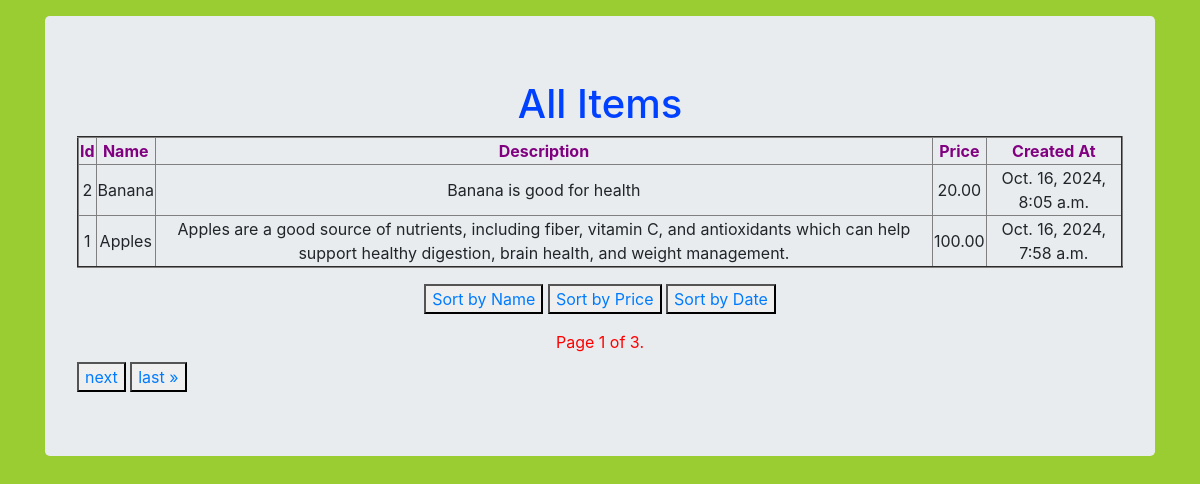
The page /?sort=price on the database its author committed.
### store/models.py (models this page shows, shortened)
class Item(models.Model):
    name = models.CharField( max_length=150)
    description = models.TextField()
    price = models.DecimalField( max_digits=10, decimal_places=2)
    created_at = models.DateTimeField(auto_now_add=True)

### store/views.py (the view)
# urls.py: path('',views.items_list,name="items_list"),
def items_list(request):
    item_list = Item.objects.all() # To display all items
    sort_by = request.GET.get('sort', 'created_at')
    item_list = item_list.order_by(sort_by)
    paginator = Paginator(item_list, 2)
    page_number = request.GET.get('page')
    items = paginator.get_page(page_number)
    return render(request, 'items_list.html', {'items': items})

### templates/items_list.html (shortened to what this page needs)
<!DOCTYPE html>
{% load static%}
<html lang="en">
<head>
    <link rel="stylesheet" href="https://cdn.jsdelivr.net/npm/bootstrap@4.5.3/dist/css/bootstrap.min.css">
    <link rel="stylesheet" href="{%static 'Css/item.css'%}">
</head>
<body>
    <div class="container">
        <div class="row">
            <div class="col-12">
                <div class="jumbotron mt-3" >
                    <h1 align = 'center' class = "main_heading">All Items</h1>
                    <table border = 2 align = 'center'>
                        <thead style = 'color:purple'>
                            <th>Id</th>
                            <th>Name</th>
                            <th>Description</th>
                            <th>Price</th>
                            <th>Created At</th>
                        </thead>
                    {% for item in items%}
                        <tr>
                            <td>{{item.id}}</td>
                            <td>{{item.name}}</td>
                            <td>{{item.description}}</td>
                            <td>{{item.price}}</td>
                            <td>{{item.created_at}}</td>
                        </tr>
                    {% endfor%}
                    </table>
                    <div align = 'center' class = "m-3">
                        <button><a href="?sort=name">Sort by Name</a></button>
                        <button><a href="?sort=price">Sort by Price</a></button>
                        <button><a href="?sort=created_at">Sort by Date</a>
                    </div>
                    <div>
                        <div class = "pagenumber m-2">
                            <span class="current">
                                Page {{ items.number }} of {{ items.paginator.num_pages }}.
                            </span>
                        </div>
                        <div class="pagination">
                            <span class="step-links">
                                {% if items.has_next %}
                                    <button><a href="?page={{ items.next_page_number }}">next</a></button>
                                    <button><a href="?page={{ items.paginator.num_pages }}">last &raquo;</a></button>
                                {% endif %}
                            </span>
                        </div>
                    </div>
                </div>
            </div>
        </div>
    </div>
</body>
</html>

### static/css/item.css (style rules this page uses)
body { background:yellowgreen; text-align : center; }
.main_heading { color:#0040ff; }
.pagenumber { color:red; }

### rows shown on the page
Item: id "2", name "Banana", description "Banana is good for health", price "20.00", created_at "Oct. 16, 2024, 8:05 a.m."
Item: id "1", name "Apples", description "Apples are a good source of nutrients, including fiber, vitamin C, and antioxidants which can help support healthy digestion, brain health, and weight management.", price "100.00", created_at "Oct. 16, 2024, 7:58 a.m."

### other values the page prints
{{ items.number }} "1"
{{ items.paginator.num_pages }} "3"
